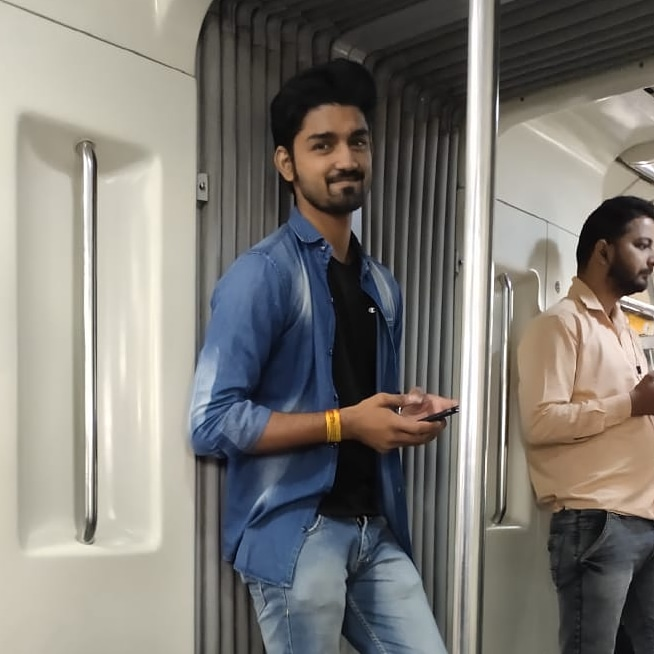
#> input picture Color Detection/1.jpg, 654 x 654 px, given in place of the camera
$ python 'Color detection.py'
#> lines starting #> are read from the running program, lines starting #| are printed output that depends on the picture; after the words box and inside, x2 and y2 are one past the last pixel; in counts of white or black regions, pixels touching at a corner belong together
# Python code for Multiple Color Detection


import numpy as np
import cv2

# Capturing video through webcam
webcam = cv2.VideoCapture(0)

# Start a while loop
while 1:

    # Reading the video from the
    # webcam in image frames
    _, imageFrame = webcam.read()
#> imageFrame is the input picture: shape (654, 654, 3); mean B, G, R 117.6, 123.4, 126.6

    # Convert the imageFrame in
    # BGR(RGB color space) to
    # HSV(hue-saturation-value)
    # color space
    hsvFrame = cv2.cvtColor(imageFrame, cv2.COLOR_BGR2HSV)
#> hsvFrame: shape (654, 654, 3); mean H, S, V 39.8, 43.9, 132.4
    # Set range for red color and
    # define mask
    red_lower = np.array([136, 87, 111], np.uint8)
    red_upper = np.array([180, 255, 255], np.uint8)
    red_mask = cv2.inRange(hsvFrame, red_lower, red_upper)
#> red_mask: shape (654, 654); every value is 0

    # Set range for green color and
    # define mask
    green_lower = np.array([25, 52, 72], np.uint8)
    green_upper = np.array([102, 255, 255], np.uint8)
    green_mask = cv2.inRange(hsvFrame, green_lower, green_upper)
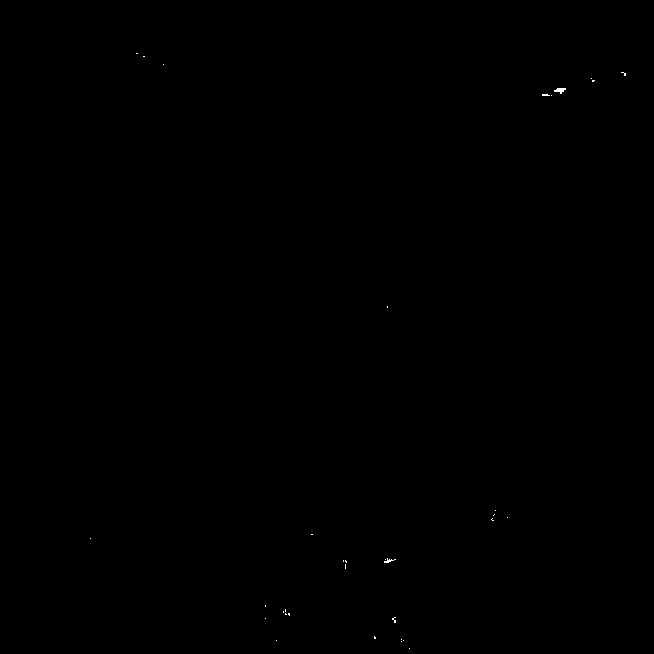
#> green_mask: shape (654, 654); 0.04% white in thin lines or dots, all inside (x1, y1, x2, y2) = (90, 53, 626, 649)

    # Set range for blue color and
    # define mask
    blue_lower = np.array([94, 80, 2], np.uint8)
    blue_upper = np.array([120, 255, 255], np.uint8)
    blue_mask = cv2.inRange(hsvFrame, blue_lower, blue_upper)
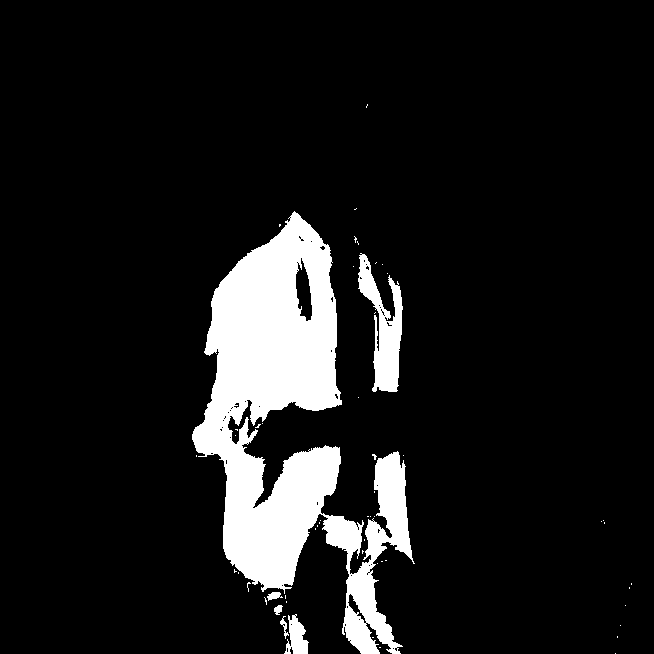
#> blue_mask: shape (654, 654); 10.2% white; 54 white regions (48 under 20 px), largest, box (x1, y1, x2, y2) and area: (192, 211, 415, 654) 39829, (358, 253, 403, 392) 2861, (284, 614, 309, 654) 584, (267, 592, 283, 601) 85, (280, 616, 289, 639) 68, (274, 605, 283, 615) 60

    # Morphological Transform, Dilation
    # for each color and bitwise_and operator
    # between imageFrame and mask determines
    # to detect only that particular color
    kernal = np.ones((5, 5), "uint8")

    # For red color
    red_mask = cv2.dilate(red_mask, kernal)
    res_red = cv2.bitwise_and(imageFrame, imageFrame,
                              mask=red_mask)
#> res_red: shape (654, 654, 3); every value is 0

    # For green color
    green_mask = cv2.dilate(green_mask, kernal)
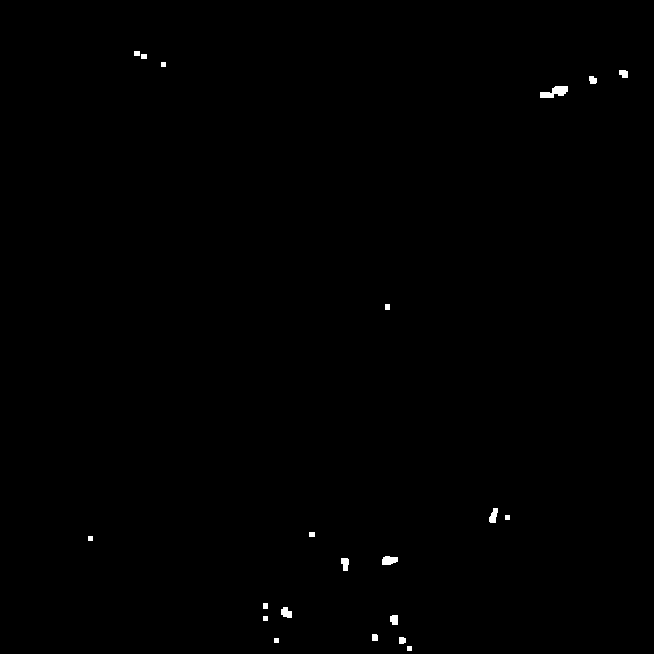
#> green_mask: shape (654, 654); 0.27% white; 21 white regions, largest, box (x1, y1, x2, y2) and area: (540, 86, 568, 98) 209, (382, 556, 398, 565) 117, (489, 508, 498, 523) 92
    res_green = cv2.bitwise_and(imageFrame, imageFrame,
                                mask=green_mask)

    # For blue color
    blue_mask = cv2.dilate(blue_mask, kernal)
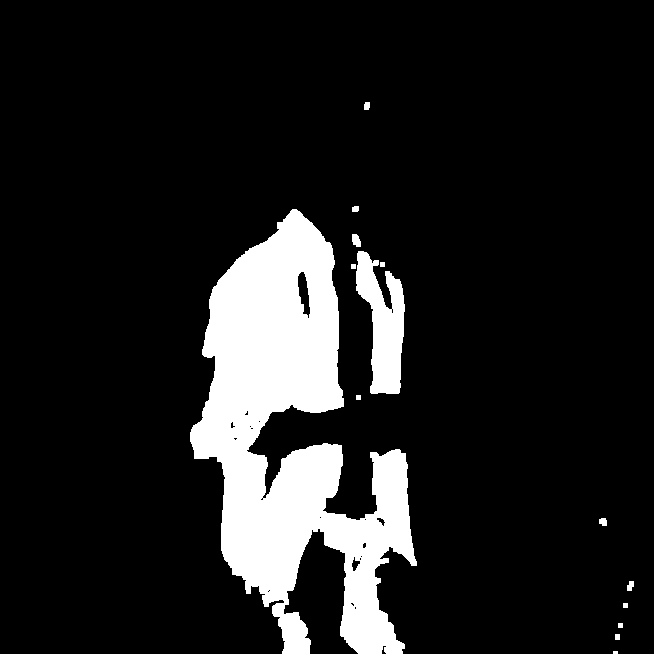
#> blue_mask: shape (654, 654); 12.3% white; 14 white regions (1 under 20 px)
    res_blue = cv2.bitwise_and(imageFrame, imageFrame,
                               mask=blue_mask)
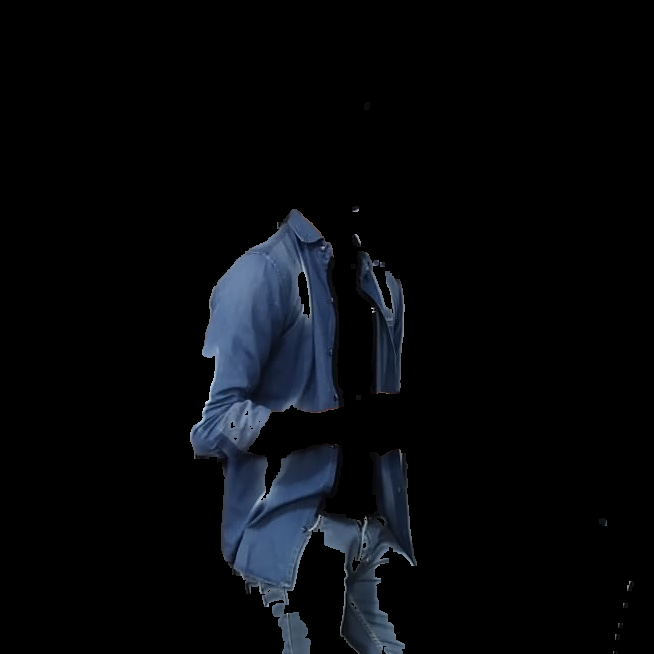
#> res_blue: shape (654, 654, 3); mean B, G, R 11.3, 8.3, 6.5

    # Creating contour to track red color
    contours, hierarchy = cv2.findContours(red_mask,
                                           cv2.RETR_TREE,
                                           cv2.CHAIN_APPROX_SIMPLE)
#> contours = []

    for pic, contour in enumerate(contours):
        area = cv2.contourArea(contour)
        if area > 300:
            x, y, w, h = cv2.boundingRect(contour)
            imageFrame = cv2.rectangle(imageFrame, (x, y),
                                       (x + w, y + h),
                                       (0, 0, 255), 2)

            cv2.putText(imageFrame, "Red Colour", (x, y),
                        cv2.FONT_HERSHEY_SIMPLEX, 1.0,
                        (0, 0, 255))
#> this loop made 0 passes

    # Creating contour to track green color
    contours, hierarchy = cv2.findContours(green_mask,
                                           cv2.RETR_TREE,
                                           cv2.CHAIN_APPROX_SIMPLE)
#> contours = 21 contours, 6 with area under 20; largest, box (x1, y1, x2, y2) and area: (540, 86, 568, 98) 171, (382, 556, 398, 565) 96, (489, 508, 498, 523) 72, (281, 607, 292, 618) 72, (341, 558, 349, 571) 64

    for pic, contour in enumerate(contours):
        area = cv2.contourArea(contour)
        if area > 300:
            x, y, w, h = cv2.boundingRect(contour)
            imageFrame = cv2.rectangle(imageFrame, (x, y),
                                       (x + w, y + h),
                                       (0, 255, 0), 2)

            cv2.putText(imageFrame, "Green Colour", (x, y),
                        cv2.FONT_HERSHEY_SIMPLEX,
                        1.0, (0, 255, 0))
#> this loop made 21 passes
#> area on passes 3, 4, 6, 7, 9, 10, 14, 16, 17, 18: 33, 29.5, 56, 72, 64.5, 96, 72.5, 171, 40.5, 46
#> (contour, area) on passes 8, 12, 15, 20, 21: ([[263, 603], [263, 608], [267, 608], [267, 603]], 20), ([[309, 532], [309, 536], [314, 536], [314, 532]], 20), ([[385, 304], [385, 309], [389, 309], [389, 304]], 20), ([[141, 54], [141, 58], [146, 58], [146, 54]], 20), ([[134, 51], [134, 55], [139, 55], [139, 51]], 20)

    # Creating contour to track blue color
    contours, hierarchy = cv2.findContours(blue_mask,
                                           cv2.RETR_TREE,
                                           cv2.CHAIN_APPROX_SIMPLE)
#> contours = 34 contours, 22 with area under 20; largest, box (x1, y1, x2, y2) and area: (190, 209, 417, 654) 47542, (356, 251, 405, 394) 3864, (297, 271, 311, 319) 372, (352, 234, 361, 247) 73, (351, 556, 361, 572) 73
    for pic, contour in enumerate(contours):
        area = cv2.contourArea(contour)
        if area > 300:
            x, y, w, h = cv2.boundingRect(contour)
            imageFrame = cv2.rectangle(imageFrame, (x, y),
                                       (x + w, y + h),
                                       (255, 0, 0), 2)

            cv2.putText(imageFrame, "Blue Colour", (x, y),
                        cv2.FONT_HERSHEY_SIMPLEX,
                        1.0, (255, 0, 0))
#> this loop made 34 passes
#> (area, x, y, w, h) on passes 10, 13, 32: (3864, 356, 251, 49, 143), (47542.5, 190, 209, 227, 445), (371.5, 297, 271, 14, 48)
#> area on passes 5, 6, 12, 19, 23, 29: 39, 40.5, 73, 73, 40, 20.5
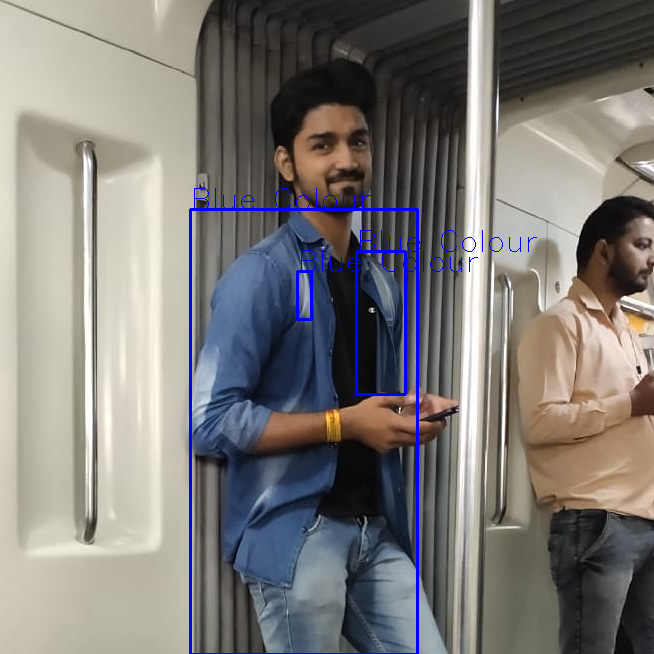
#> imageFrame: shape (654, 654, 3); 1.42% of pixels changed, all inside (x1, y1, x2, y2) = (189, 188, 537, 654)

    # Program Termination
    cv2.imshow("Multiple Color Detection in Real-TIme", imageFrame)
    if cv2.waitKey(10) & 0xFF == ord('q'):
#> (key q is pressed here)
#> (the run stopped early here; a loop or call above may not have finished)
